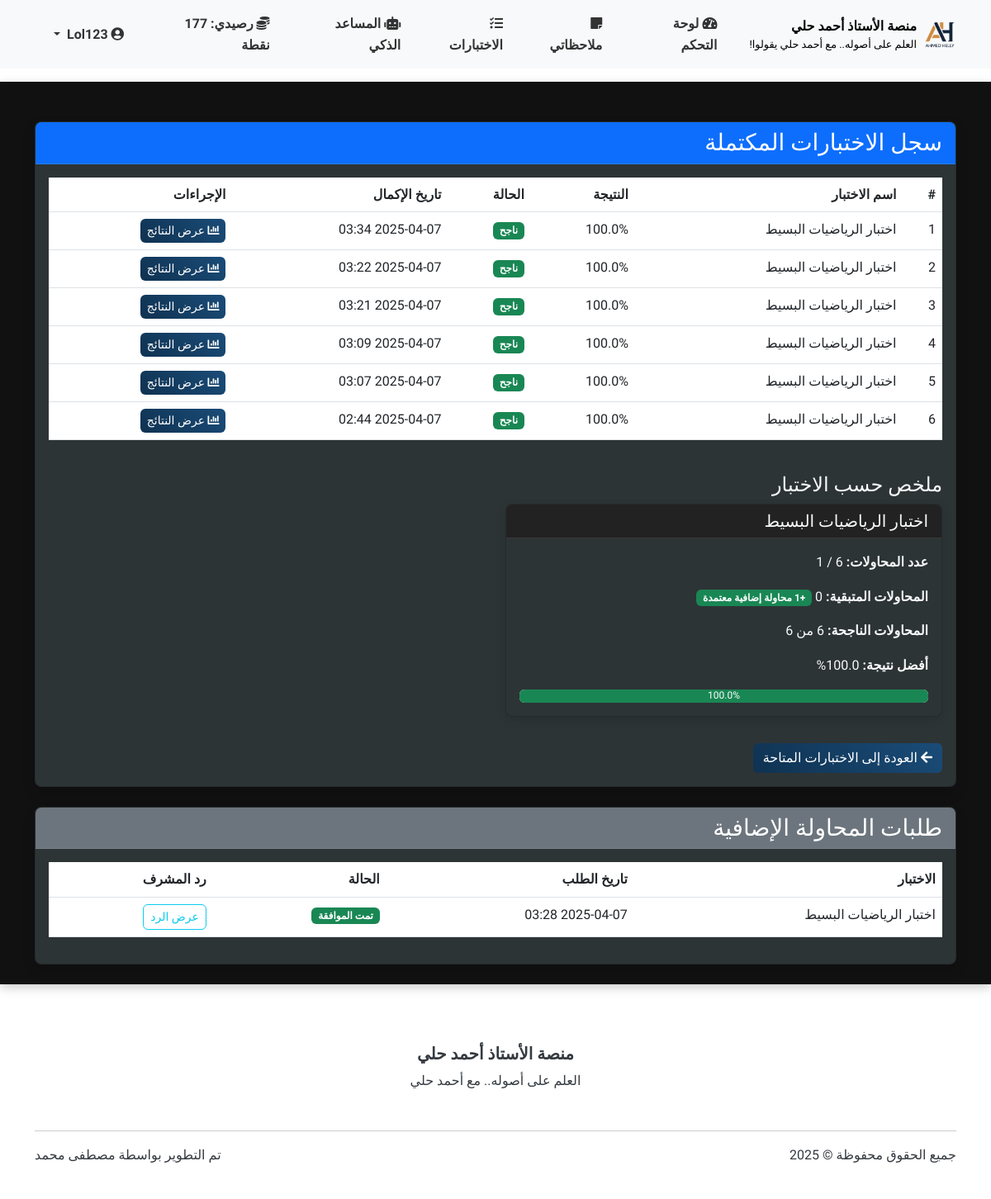
The page /student/tests/history (signed in) on the database as committed earlier.
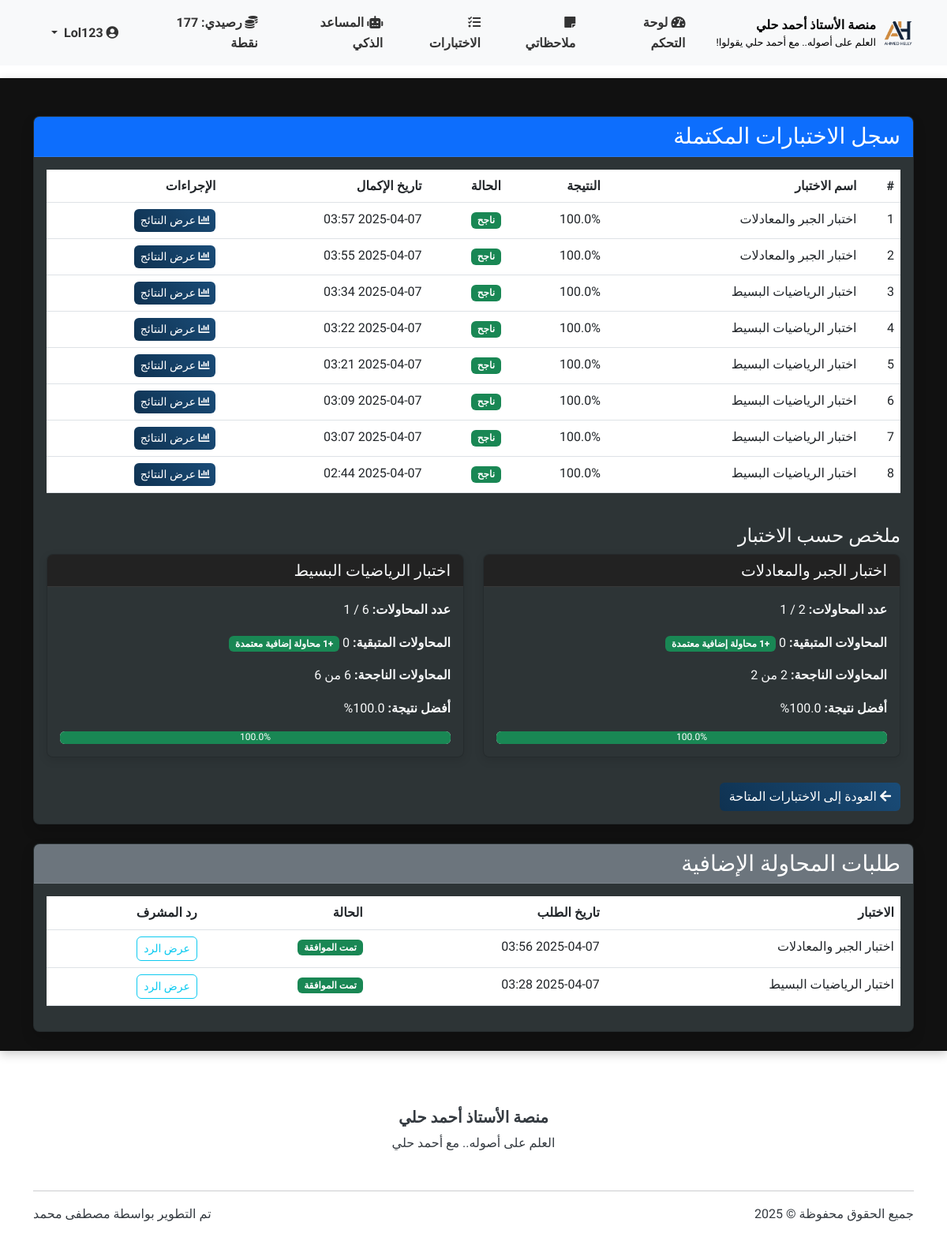
The same page on the database as committed later.
### models.py (models this page shows, shortened)
class TestAttempt(db.Model):
    __tablename__ = 'test_attempts'
    id = db.Column(db.Integer, primary_key=True)
    test_id = db.Column(db.Integer, db.ForeignKey('tests.id'), nullable=False)
    user_id = db.Column(db.Integer, db.ForeignKey('users.id'), nullable=False)
    started_at = db.Column(db.DateTime, default=datetime.utcnow)
    completed_at = db.Column(db.DateTime, nullable=True)
    score = db.Column(db.Float, nullable=True)  # Final score as percentage
    passed = db.Column(db.Boolean, nullable=True)  # Whether the user passed
    user = db.relationship('User', backref=db.backref('test_attempts', lazy='dynamic'))
    answers = db.relationship('TestAnswer', backref='attempt', lazy='dynamic', cascade='all, delete-orphan')

class Test(db.Model):
    __tablename__ = 'tests'
    id = db.Column(db.Integer, primary_key=True)
    title = db.Column(db.String(100), nullable=False)
    description = db.Column(db.Text, nullable=True)
    created_by = db.Column(db.Integer, db.ForeignKey('users.id'), nullable=False)
    created_at = db.Column(db.DateTime, default=datetime.utcnow)
    is_active = db.Column(db.Boolean, default=True)
    time_limit_minutes = db.Column(db.Integer, default=30)  # Time limit in minutes
    passing_score = db.Column(db.Integer, default=60)  # Passing score percentage
    max_attempts = db.Column(db.Integer, default=1)  # الحد الأقصى لعدد المحاولات المسموح بها
    access_type = db.Column(db.String(20), default='free')  # free, points, code, both
    points_required = db.Column(db.Integer, default=0)  # النقاط المطلوبة للدخول إلى الاختبار
    access_code = db.Column(db.String(20), nullable=True)  # كود الوصول للاختبار
    questions = db.relationship('TestQuestion', backref='test', lazy='dynamic', cascade='all, delete-orphan')
    attempts = db.relationship('TestAttempt', backref='test', lazy='dynamic')
    creator = db.relationship('User', backref=db.backref('created_tests', lazy='dynamic'))

class TestRetryRequest(db.Model):
    __tablename__ = 'test_retry_requests'
    id = db.Column(db.Integer, primary_key=True)
    test_id = db.Column(db.Integer, db.ForeignKey('tests.id'), nullable=False)
    user_id = db.Column(db.Integer, db.ForeignKey('users.id'), nullable=False)
    request_date = db.Column(db.DateTime, default=datetime.utcnow)
    status = db.Column(db.String(20), default='pending')  # pending, approved, rejected
    reason = db.Column(db.Text, nullable=True)  # سبب طلب المحاولة الإضافية
    admin_response = db.Column(db.Text, nullable=True)  # رد المشرف على الطلب
    response_date = db.Column(db.DateTime, nullable=True)  # تاريخ الرد
    responded_by = db.Column(db.Integer, db.ForeignKey('users.id'), nullable=True)  # المشرف الذي رد على الطلب
    test = db.relationship('Test', foreign_keys=[test_id])
    user = db.relationship('User', foreign_keys=[user_id], backref=db.backref('retry_requests', lazy='dynamic'))
    admin = db.relationship('User', foreign_keys=[responded_by])

### test_routes.py (the view)
@student_tests.route('/history')
@login_required
def test_history():
    if current_user.is_admin():
        flash('هذه الصفحة مخصصة للطلاب فقط.', 'warning')
        return redirect(url_for('admin.dashboard'))
    logging.info(f"الطالب {current_user.username} يعرض سجل الاختبارات")
    attempts = TestAttempt.query.filter_by(
        user_id=current_user.id
    ).filter(TestAttempt.completed_at.isnot(None)).order_by(TestAttempt.completed_at.desc()).all()
    logging.info(f"عدد محاولات الاختبار المكتملة للطالب {current_user.username}: {len(attempts)}")
    approved_retry_requests = {r.test_id: r for r in TestRetryRequest.query.filter(
        TestRetryRequest.user_id == current_user.id,
        TestRetryRequest.status.in_(['approved', 'used'])
    ).all()}
    attempts_by_test = {}
    for attempt in attempts:
        if attempt.test_id not in attempts_by_test:
            attempts_by_test[attempt.test_id] = []
        attempts_by_test[attempt.test_id].append(attempt)
    test_ids = list(set([a.test_id for a in attempts]))
    tests = Test.query.filter(Test.id.in_(test_ids)).all() if test_ids else []
    tests_dict = {test.id: test for test in tests}
    test_status = {}
    for test_id, test_attempts in attempts_by_test.items():
        if test_id not in tests_dict:
            continue
        test = tests_dict[test_id]
        passed_count = sum(1 for a in test_attempts if a.passed)
        best_score = max((a.score or 0) for a in test_attempts) if test_attempts else 0
        completed_count = len(test_attempts)
        has_approved_retry = test_id in approved_retry_requests
        remaining_attempts = test.max_attempts - completed_count
        if has_approved_retry:
            remaining_attempts += 1  # إضافة محاولة إضافية إذا كان هناك طلب معتمد
        test_status[test_id] = {
            'completed_count': completed_count,
            'passed_count': passed_count,
            'best_score': best_score,
            'remaining_attempts': max(0, remaining_attempts),  # التأكد من أنها لا تقل عن صفر
            'has_approved_retry': has_approved_retry,
            'max_attempts': test.max_attempts
        }
        logging.info(f"الاختبار {test_id}: عدد المحاولات: {completed_count}/{test.max_attempts}, "
                    f"النجاح: {passed_count}, أفضل نتيجة: {best_score}%, "
                    f"المتبقي: {max(0, remaining_attempts)}")
    logging.info(f"عدد الاختبارات المختلفة التي حاولها الطالب {current_user.username}: {len(tests_dict)}")
    retry_requests = TestRetryRequest.query.filter_by(
        user_id=current_user.id
    ).order_by(TestRetryRequest.request_date.desc()).all()
    return render_template(
        'student/test_history.html',
        attempts=attempts,
        attempts_by_test=attempts_by_test,
        tests=tests_dict,
        retry_requests=retry_requests,
        test_status=test_status  # إرسال معلومات الحالة الإضافية
    )

### main.py (called while the page is built)
    @login_manager.user_loader
    def load_user(user_id):
        return models.User.query.get(int(user_id))

### models.py (called while the page is built)
    def is_admin(self):
        return self.role == 'admin'

### routes.py (called while the page is built)
@app.context_processor
def inject_now():
    return {'now': datetime.now()}

### templates/student/test_history.html (shortened to what the changed rows need)
{% extends 'base.html' %}
{% block content %}
<div class="container mt-4">
    <div class="row">
        <div class="col-md-12">
            <div class="card shadow mb-4">
                <div class="card-body">
                    {% if attempts %}
                        <div class="table-responsive">
                            <table class="table table-hover">
                                <thead>
                                    <tr>
                                        <th>#</th>
                                        <th>اسم الاختبار</th>
                                        <th>النتيجة</th>
                                        <th>الحالة</th>
                                        <th>تاريخ الإكمال</th>
                                        <th>الإجراءات</th>
                                    </tr>
                                </thead>
                                <tbody>
                                    {% for attempt in attempts %}
                                        <tr>
                                            <td>{{ loop.index }}</td>
                                            <td>{{ tests[attempt.test_id].title }}</td>
                                            <td>{{ "%.1f"|format(attempt.score if attempt.score else 0) }}%</td>
                                            <td>
                                                {% if attempt.passed %}
                                                    <span class="badge bg-success">ناجح</span>
                                                {% else %}
                                                    <span class="badge bg-danger">راسب</span>
                                                {% endif %}
                                            </td>
                                            <td>
                                                {% if attempt.completed_at %}
                                                    {{ attempt.completed_at.strftime('%Y-%m-%d %H:%M') }}
                                                {% else %}
                                                    {{ attempt.started_at.strftime('%Y-%m-%d %H:%M') }}
                                                {% endif %}
                                            </td>
                                            <td>
                                                <a href="{{ url_for('student_tests.test_results', attempt_id=attempt.id) }}" class="btn btn-sm btn-primary">
                                                    <i class="fas fa-chart-bar"></i> عرض النتائج
                                                </a>
                                            </td>
                                        </tr>
                                    {% endfor %}
                                </tbody>
                            </table>
                        </div>
                        <div class="mt-4">
                            <div class="row">
                                {% for test_id, test_attempts in attempts_by_test.items() %}
                                    <div class="col-md-6 mb-3">
                                        <div class="card">
                                            <div class="card-header">
                                                <h5 class="mb-0">{{ tests[test_id].title }}</h5>
                                            </div>
                                            <div class="card-body">
                                                {% set test = tests[test_id] %}
                                                <p><strong>عدد المحاولات:</strong> {{ test_status[test_id].completed_count }} / {{ test_status[test_id].max_attempts }}</p>
                                                <p><strong>المحاولات المتبقية:</strong> {{ test_status[test_id].remaining_attempts }}
                                                    {% if test_status[test_id].has_approved_retry %}
                                                    <span class="badge bg-success">+1 محاولة إضافية معتمدة</span>
                                                    {% endif %}
                                                </p>
                                                <p><strong>المحاولات الناجحة:</strong> {{ test_status[test_id].passed_count }} من {{ test_status[test_id].completed_count }}</p>
                                                <p><strong>أفضل نتيجة:</strong> {{ "%.1f"|format(test_status[test_id].best_score) }}%</p>
                                                <div class="progress">
                                                    <div class="progress-bar {% if test_status[test_id].best_score >= tests[test_id].passing_score %}bg-success{% else %}bg-warning{% endif %}" role="progressbar"
                                                        style="width: {{ test_status[test_id].best_score }}%;"
                                                        aria-valuenow="{{ test_status[test_id].best_score }}" aria-valuemin="0" aria-valuemax="100">
                                                        {{ "%.1f"|format(test_status[test_id].best_score) }}%
                                                    </div>
                                                </div>
                                            </div>
                                        </div>
                                    </div>
                                {% endfor %}
                            </div>
                        </div>
                    {% else %}
                        <div class="alert alert-info">
                            <i class="fas fa-info-circle"></i>
                            لم تكمل أي اختبارات حتى الآن. قم بأداء اختبار لعرض نتائجك هنا.
                        </div>
                    {% endif %}
                </div>
            </div>
            {% if retry_requests %}
            <div class="card shadow">
                <div class="card-body">
                    <div class="table-responsive">
                        <table class="table table-hover">
                            <thead>
                                <tr>
                                    <th>الاختبار</th>
                                    <th>تاريخ الطلب</th>
                                    <th>الحالة</th>
                                    <th>رد المشرف</th>
                                </tr>
                            </thead>
                            <tbody>
                                {% for request in retry_requests %}
                                <tr>
                                    <td>{{ request.test.title }}</td>
                                    <td>{{ request.request_date.strftime('%Y-%m-%d %H:%M') }}</td>
                                    <td>
                                        {% if request.status == 'pending' %}
                                        <span class="badge bg-warning">قيد الانتظار</span>
                                        {% elif request.status == 'approved' %}
                                        <span class="badge bg-success">تمت الموافقة</span>
                                        {% elif request.status == 'rejected' %}
                                        <span class="badge bg-danger">مرفوض</span>
                                        {% elif request.status == 'used' %}
                                        <span class="badge bg-info">تم استخدامه</span>
                                        {% else %}
                                        <span class="badge bg-secondary">{{ request.status }}</span>
                                        {% endif %}
                                    </td>
                                    <td>
                                        {% if request.status == 'pending' %}
                                        <span class="text-muted">لم يتم الرد بعد</span>
                                        {% else %}
                                        <button type="button" class="btn btn-sm btn-outline-info" data-bs-toggle="modal" data-bs-target="#responseModal{{ request.id }}">
                                            عرض الرد
                                        </button>
                                        {% endif %}
                                    </td>
                                </tr>
                                {% endfor %}
                            </tbody>
                        </table>
                    </div>
                </div>
            </div>
            {% endif %}
        </div>
    </div>
</div>
{% endblock %}

Rows that differ between the two databases and show on the page:
added TestAttempt: score "100.0", passed "ناجح", completed_at "2025-04-07 03:57", score "100.0", score "100.0"
now on this page (row edited): Test: title "اختبار الجبر والمعادلات", title "اختبار الجبر والمعادلات"
now on this page (row edited): TestAttempt: score "100.0", passed "ناجح", completed_at "2025-04-07 03:55"
added TestRetryRequest: test "اختبار الجبر والمعادلات", request_date "2025-04-07 03:56", status "تمت الموافقة"
Other text that changed with them:
new list line: "عدد المحاولات: 2 / 1 المحاولات المتبقية: +1 محاولة إضافية معتمدة المحاولات الناجحة: 2 من 2 أفضل نتيجة: % %"
